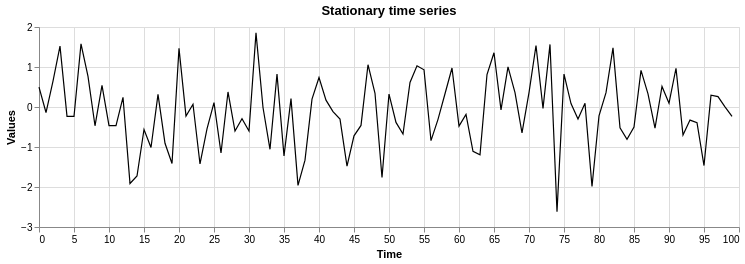

This figure's notebook cell:
### Markdown cell above
## Smoothing

- A data collection process is often affected by noise.
- If the noise is strong, it can hide useful patterns in the data.
- **Smoothing** recovers those patterns by *filtering out the noise*.
- It can also be used to *make forecasts* by projecting the recovered patterns into the future.

We start by generating some stationary data (white noise, from last lecture).

### Code cell
time = np.arange(100)
noise = np.random.normal(loc=0, scale=1.0, size=len(time))

run_sequence_plot(time, noise, "Stationary time series")

### Figure 1 — Vega-Lite specification as saved in the notebook (floating-point values rounded to 4 significant figures)
{"config": {"view": {"continuousWidth": 300, "continuousHeight": 300}}, "data": {"name": "data-d1e33b9c8ba1335cd9ea1f63aa9cdd2e"}, "mark": {"type": "line", "color": "black", "strokeWidth": 1.2}, "encoding": {"tooltip": [{"field": "x", "title": "Time", "type": "quantitative"}, {"field": "y", "format": ".2f", "title": "Values", "type": "quantitative"}], "x": {"field": "x", "title": "Time", "type": "quantitative"}, "y": {"field": "y", "scale": {"zero": false}, "title": "Values", "type": "quantitative"}}, "height": 200, "title": "Stationary time series", "width": 700, "$schema": "https://vega.github.io/schema/vega-lite/v6.4.1.json", "datasets": {"data-d1e33b9c8ba1335cd9ea1f63aa9cdd2e": [{"x": 0, "y": 0.4967}, {"x": 1, "y": -0.1383}, {"x": 2, "y": 0.6477}, {"x": 3, "y": 1.523}, {"x": 4, "y": -0.2342}, {"x": 5, "y": -0.2341}, {"x": 6, "y": 1.579}, {"x": 7, "y": 0.7674}, {"x": 8, "y": -0.4695}, {"x": 9, "y": 0.5426}, {"x": 10, "y": -0.4634}, {"x": 11, "y": -0.4657}, {"x": 12, "y": 0.242}, {"x": 13, "y": -1.913}, {"x": 14, "y": -1.725}, {"x": 15, "y": -0.5623}, {"x": 16, "y": -1.013}, {"x": 17, "y": 0.3142}, {"x": 18, "y": -0.908}, {"x": 19, "y": -1.412}, {"x": 20, "y": 1.466}, {"x": 21, "y": -0.2258}, {"x": 22, "y": 0.06753}, {"x": 23, "y": -1.425}, {"x": 24, "y": -0.5444}, {"x": 25, "y": 0.1109}, {"x": 26, "y": -1.151}, {"x": 27, "y": 0.3757}, {"x": 28, "y": -0.6006}, {"x": 29, "y": -0.2917}, {"x": 30, "y": -0.6017}, {"x": 31, "y": 1.852}, {"x": 32, "y": -0.0135}, {"x": 33, "y": -1.058}, {"x": 34, "y": 0.8225}, {"x": 35, "y": -1.221}, {"x": 36, "y": 0.2089}, {"x": 37, "y": -1.96}, {"x": 38, "y": -1.328}, {"x": 39, "y": 0.1969}, {"x": 40, "y": 0.7385}, {"x": 41, "y": 0.1714}, {"x": 42, "y": -0.1156}, {"x": 43, "y": -0.3011}, {"x": 44, "y": -1.479}, {"x": 45, "y": -0.7198}, {"x": 46, "y": -0.4606}, {"x": 47, "y": 1.057}, {"x": 48, "y": 0.3436}, {"x": 49, "y": -1.763}, {"x": 50, "y": 0.3241}, {"x": 51, "y": -0.3851}, {"x": 52, "y": -0.6769}, {"x": 53, "y": 0.6117}, {"x": 54, "y": 1.031}, {"x": 55, "y": 0.9313}, {"x": 56, "y": -0.8392}, {"x": 57, "y": -0.3092}, {"x": 58, "y": 0.3313}, {"x": 59, "y": 0.9755}, {"x": 60, "y": -0.4792}, {"x": 61, "y": -0.1857}, {"x": 62, "y": -1.106}, {"x": 63, "y": -1.196}, {"x": 64, "y": 0.8125}, {"x": 65, "y": 1.356}, {"x": 66, "y": -0.07201}, {"x": 67, "y": 1.004}, {"x": 68, "y": 0.3616}, {"x": 69, "y": -0.6451}, {"x": 70, "y": 0.3614}, {"x": 71, "y": 1.538}, {"x": 72, "y": -0.03583}, {"x": 73, "y": 1.565}, {"x": 74, "y": -2.62}, {"x": 75, "y": 0.8219}, {"x": 76, "y": 0.08705}, {"x": 77, "y": -0.299}, {"x": 78, "y": 0.09176}, {"x": 79, "y": -1.988}, {"x": 80, "y": -0.2197}, {"x": 81, "y": 0.3571}, {"x": 82, "y": 1.478}, {"x": 83, "y": -0.5183}, {"x": 84, "y": -0.8085}, {"x": 85, "y": -0.5018}, {"x": 86, "y": 0.9154}, {"x": 87, "y": 0.3288}, {"x": 88, "y": -0.5298}, {"x": 89, "y": 0.5133}, {"x": 90, "y": 0.09708}, {"x": 91, "y": 0.9686}, {"x": 92, "y": -0.7021}, {"x": 93, "y": -0.3277}, {"x": 94, "y": -0.3921}, {"x": 95, "y": -1.464}, {"x": 96, "y": 0.2961}, {"x": 97, "y": 0.2611}, {"x": 98, "y": 0.005113}, {"x": 99, "y": -0.2346}]}}
